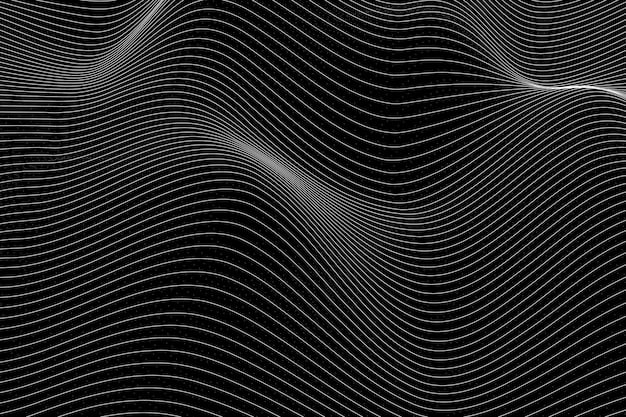
#> input picture img.png, 626 x 417 px
$ python main.py
#> lines starting #> are read from the running program, lines starting #| are printed output that depends on the picture
import bpy
import math
import os
from random import randint
from PIL import Image, ImageOps


def generate_word():
    # генерация текстовой составляющей и расстановка букв
    result = ''
    words = [chr(i) for i in range(ord('A'), ord('Z') + 1)]
    angles = [0, -2, -4, -7, -10, -15, -20, -25]
    for i in range(8):
        word = words[randint(0, len(words) - 1)]
        words.remove(word)
        result += word
        file_path = f'latin_alphabet/{word}.blend'
        inner_path = 'Object'
        object_name = word
        bpy.ops.wm.append(
            filepath=os.path.join(file_path, inner_path, object_name),
            directory=os.path.join(file_path, inner_path),
            filename=object_name
        )
        z_pos = float(f"0.{randint(0, 10)}")
        bpy.data.objects[word].location = (0.7 * i, 1.9 * i - 10, 2.5 + z_pos)
        # bpy.data.objects[word].rotation_euler = (0, math.radians(randint(-40, 40)), math.radians(angles[i]) + math.radians(randint(-10, 10)))
        bpy.data.objects[word].rotation_euler[0] = bpy.data.objects[word].rotation_euler[0] + math.radians(randint(-10, 10))
        bpy.data.objects[word].rotation_euler[1] = bpy.data.objects[word].rotation_euler[1] + math.radians(randint(-40, 40))
        bpy.data.objects[word].rotation_euler[2] = bpy.data.objects[word].rotation_euler[2] + math.radians(angles[i]) + math.radians(randint(-5, 5))
    return result


def setupcamera(cam, c):
    # настройка положения камеры

    cam.rotation_euler[0] = math.radians(c[0])
    cam.rotation_euler[1] = math.radians(c[1])
    cam.rotation_euler[2] = math.radians(c[2])

    cam.location.x = c[3]
    cam.location.y = c[4]
    cam.location.z = c[5]


def render():
    # вырезание заднего фона
    img = Image.open("img.png")
#> img is the input picture: PIL image 626x417 RGB; min 0, max 255, mean 36.2
    x_pos = randint(0, img.width - 350)
#> x_pos = 197
    y_pos = randint(0, img.height - 80)
#> y_pos = 215
    img = img.crop((x_pos, y_pos, x_pos + 350, y_pos + 80))
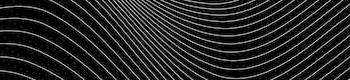
#> img: PIL image 350x80 RGB; min 0, max 196, mean 35.8
    img.save("tiny_background.png")

    # загрузка blend файла (камера и источник света)
    bpy.ops.wm.open_mainfile(filepath='my_scene.blend')
#> (this line was passed over: bpy is not available in this run)
    captcha_key = generate_word()
    cam = bpy.context.scene.camera
    filepath = "tiny_background.png"

    setupcamera(cam, [75.8042, 0.000419, -299.221, 21.326, -13.4999, 9.32324])

    # наложение заднего фона
    img = bpy.data.images.load(filepath)
    cam.data.show_background_images = True
    bg = cam.data.background_images.new()
    bg.image = img
    bpy.context.scene.render.film_transparent = True

    bpy.context.scene.use_nodes = True
    tree = bpy.context.scene.node_tree

    for every_node in tree.nodes:
        tree.nodes.remove(every_node)

    RenderLayers_node = tree.nodes.new('CompositorNodeRLayers')
    RenderLayers_node.location = -300, 300

    comp_node = tree.nodes.new('CompositorNodeComposite')
    comp_node.location = 400, 300

    AplhaOver_node = tree.nodes.new(type="CompositorNodeAlphaOver")
    AplhaOver_node.location = 150, 450

    Scale_node = tree.nodes.new(type="CompositorNodeScale")
    bpy.data.scenes["Scene"].node_tree.nodes["Scale"].space = 'RENDER_SIZE'
    Scale_node.location = -150, 500

    Image_node = tree.nodes.new(type="CompositorNodeImage")
    Image_node.image = img
    Image_node.location = -550, 500

    links = tree.links
    link1 = links.new(RenderLayers_node.outputs[0], AplhaOver_node.inputs[2])
    link2 = links.new(AplhaOver_node.outputs[0], comp_node.inputs[0])
    link3 = links.new(Scale_node.outputs[0], AplhaOver_node.inputs[1])
    link4 = links.new(Image_node.outputs[0], Scale_node.inputs[0])

    # рендер
    FILE_PATH = "result.png"

    previous_path = bpy.context.scene.render.filepath

    bpy.context.scene.render.filepath = FILE_PATH
    bpy.ops.render.render(write_still=True)
    bpy.context.scene.render.filepath = previous_path

    # инверсия
    img = Image.open("result.png")
    img = ImageOps.invert(img.convert('RGB'))
    img.save('result.png')

    return captcha_key


if __name__ == "__main__":
    print(render())
#> (the call stopped at in generate_word, `bpy.ops.wm.append( filepath=os.path.join(file_path, inner_path, object..`: bpy is not available in this run)
